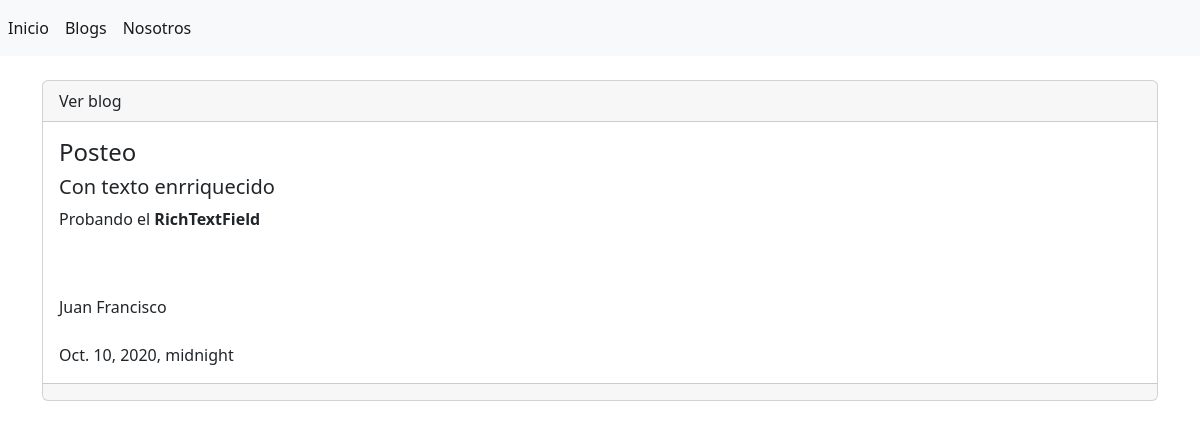
The app's page /blogs/ver/8 with its own data.
### blog/models.py (models this page shows, shortened)
class Blog(models.Model):
    id = models.AutoField(primary_key=True, unique=True)
    titulo = models.CharField(max_length=100, verbose_name='Titulo')
    subtitulo = models.CharField(max_length=100, verbose_name='Subtitulo')
    texto = RichTextField(blank=True, null=True)
    autor = models.CharField(max_length=40, verbose_name='Autor')
    fecha = models.DateTimeField()
    imagen = models.ImageField(upload_to='imagenes/')

### blog/views.py (the view)
# urls.py: path('blogs/ver/<int:id>', views.ver, name='ver'),
def ver(request, id):
    blog = Blog.objects.get(id=id)
    return render(request, 'nuevo_blog/ver.html', {'blog':blog})

### blog/templates/nuevo_blog/ver.html (shortened to what this page needs)
{% extends "index.html" %}
{% block contenido %}
<div class="card">
    <div class="card-header">
        Ver blog
    </div>
    <div class="card-body">
        <h4 class="card-title">{{ blog.titulo }}</h4>
        <h5> {{ blog.subtitulo }} </h5>
        {% autoescape off %}
        {{blog.texto}}
        {% endautoescape %}
        <br></br>
        {{ blog.autor }}
        <br></br>
        {{ blog.fecha }}
    </div>
    <div class="card-footer text-muted">
    </div>
</div>
{% endblock %}

### records on screen
Blog: titulo "Posteo", subtitulo "Con texto enrriquecido", texto "Probando el RichTextField", autor "Juan Francisco", fecha "Oct. 10, 2020, midnight"
